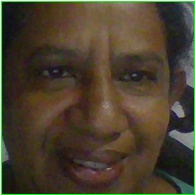
#> input picture FaceDetect/images/rupa.jpg, 195 x 195 px, given in place of jj.jpg, which was not available
$ python eyeDetect.py   (Python 2 division)
#> lines starting #> are read from the running program, lines starting #| are printed output that depends on the picture; after the words box and inside, x2 and y2 are one past the last pixel; in counts of white or black regions, pixels touching at a corner belong together; pictures that were not available may be replaced by others from this repository, and a replacement may not be noted
import cv2

#Setup the enviorment by linking to the Haar Cascades Models

face_cascade = cv2.CascadeClassifier('haarcascade_frontalface_default.xml')
eye_cascade = cv2.CascadeClassifier('haarcascade_eye.xml')

#Identify the image of interest to import. Ensure that when you import a file path
#that you do not use / in front otherwise it will return empty.
img = cv2.imread('jj.jpg')
#> img is the input picture: shape (195, 195, 3); mean B, G, R 46.3, 64, 73.5

# Resize the image to save space and be more manageable.
# We do this by calculating the ratio of the new image to the old image
r = 500.0 / img.shape[1]
#> r = 2.56
dim = (500, int(img.shape[0] * r))
#> dim = (500, 500)

# Perform the resizing and show
resized = cv2.resize(img, dim, interpolation = cv2.INTER_AREA)
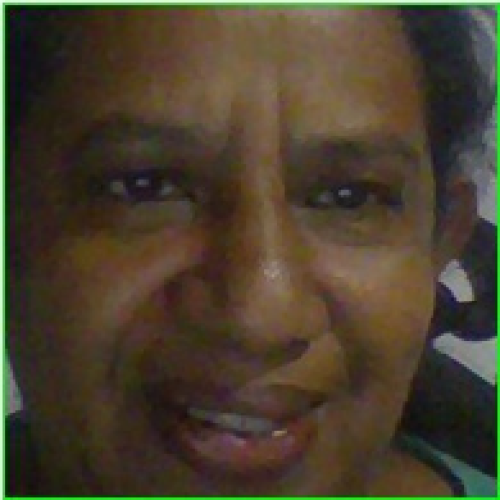
#> resized: shape (500, 500, 3); mean B, G, R 46.2, 64, 73.5

#Display the image
#cv2.imshow('image',resized)
cv2.waitKey(0) #Before moving on, wait for a keyboard click.


#Process the image - convert to BRG to grey
grey = cv2.cvtColor(resized, cv2.COLOR_BGR2GRAY)
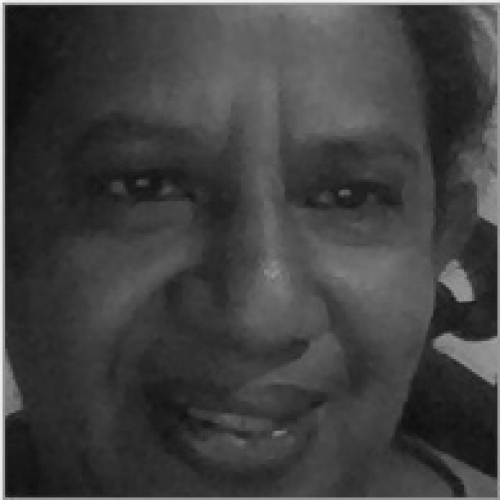
#> grey: shape (500, 500); min 14, max 244, mean 64.8

#cv2.imshow('image',grey)
cv2.waitKey(0) #Before moving on, wait for a keyboard click.

#Identify the face and eye using the haar-based classifiers.
faces = face_cascade.detectMultiScale(grey, 1.3, 5)
#> faces = [[44, 28, 430, 430]]

for (x,y,w,h) in faces:
    cv2.rectangle(resized,(x,y),(x+w,y+h),(255,0,0),2)
    roi_grey = grey[y:y+h, x:x+w]
    roi_color = resized[y:y+h, x:x+w]
    eyes = eye_cascade.detectMultiScale(roi_grey)
#> this loop made 1 pass
#> (x, y, w, h, eyes) on pass 1: (44, 28, 430, 430, [[267, 125, 85, 85], [53, 114, 85, 85]])
#> pass 1, `roi_grey = grey[y:y+h, x:x+w]`:
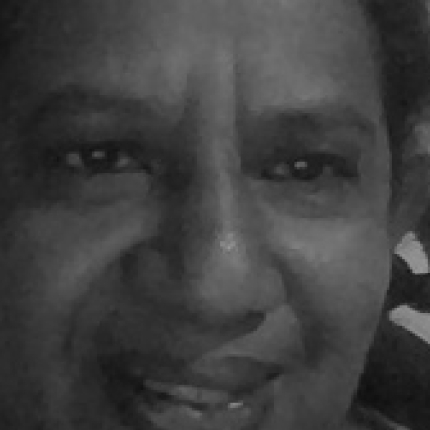
#> roi_grey: shape (430, 430); min 15, max 152, mean 63.4
#> pass 1, `roi_color = resized[y:y+h, x:x+w]`:
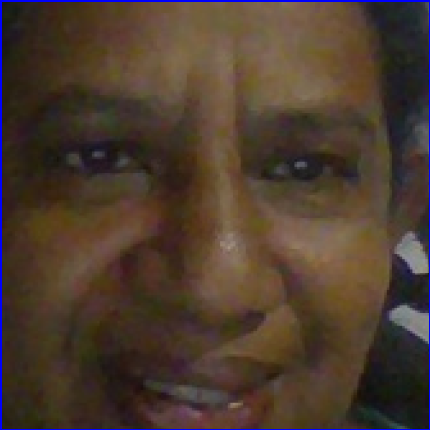
#> roi_color: shape (430, 430, 3); mean B, G, R 47.3, 59.4, 76.1
#> after the loop:
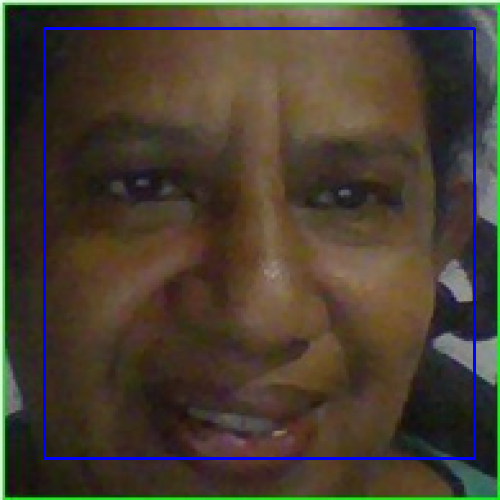
#> resized: shape (500, 500, 3); 2.06% of pixels changed, all inside (x1, y1, x2, y2) = (43, 27, 476, 460)
for (ex,ey,ew,eh) in eyes:
    print ex,ey,ew,eh
    cv2.rectangle(roi_color,(ex,ey),(ex+ew,ey+eh),(0,255,0),2)
#> this loop made 2 passes
#> (ex, ey, ew, eh) on passes 1 to 2: (267, 125, 85, 85), (53, 114, 85, 85)
#| 267 125 85 85
#| 53 114 85 85
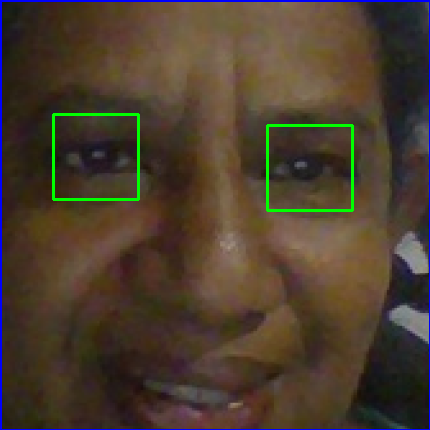
#> roi_color: shape (430, 430, 3); 1.1% of pixels changed, all inside (x1, y1, x2, y2) = (52, 113, 354, 212)

#Display the bounding box for the face and eyes
cv2.imshow('img',resized)
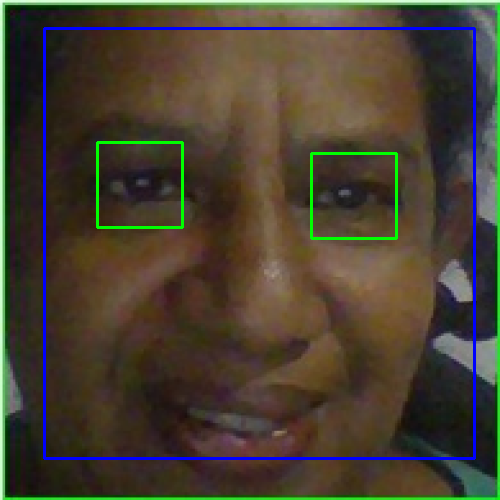
#> window 'img': shape (500, 500, 3); mean B, G, R 50.3, 64.5, 71.7
cv2.waitKey(0)

$ run again, on FaceDetect/images/sanu.jpg
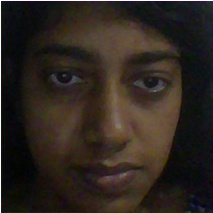
#> input picture FaceDetect/images/sanu.jpg, 213 x 213 px, given in place of jj.jpg, which was not available
#> img is the input picture: shape (213, 213, 3); mean B, G, R 31.4, 37.9, 46
#> faces = [[44, 33, 430, 430]]
#> the loop `for (x,y,w,h) in faces:` made 1 pass
#> (x, y, w, h, eyes) on pass 1: (44, 33, 430, 430, [[249, 104, 110, 110], [44, 92, 112, 112]])
#> after the loop `for (x,y,w,h) in faces:`:
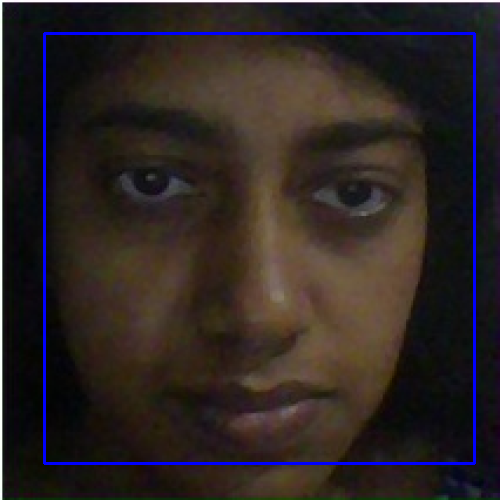
#> resized: shape (500, 500, 3); mean B, G, R 36.2, 37.5, 45.5
#> the loop `for (ex,ey,ew,eh) in eyes:` made 2 passes
#> (ex, ey, ew, eh) on passes 1 to 2: (249, 104, 110, 110), (44, 92, 112, 112)
#> (printed output is left out)
#> `cv2.imshow('img',resized)`:
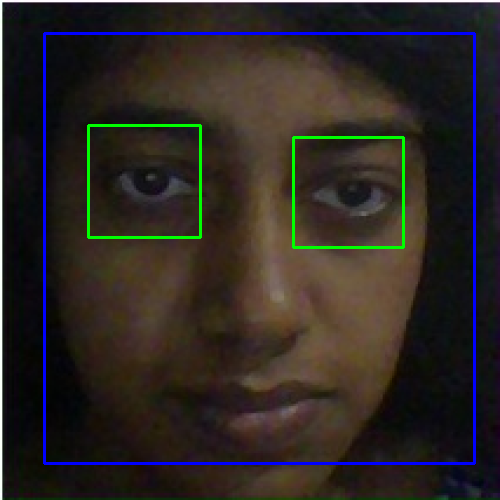
#> window 'img': shape (500, 500, 3); mean B, G, R 35.9, 39.7, 44.9
